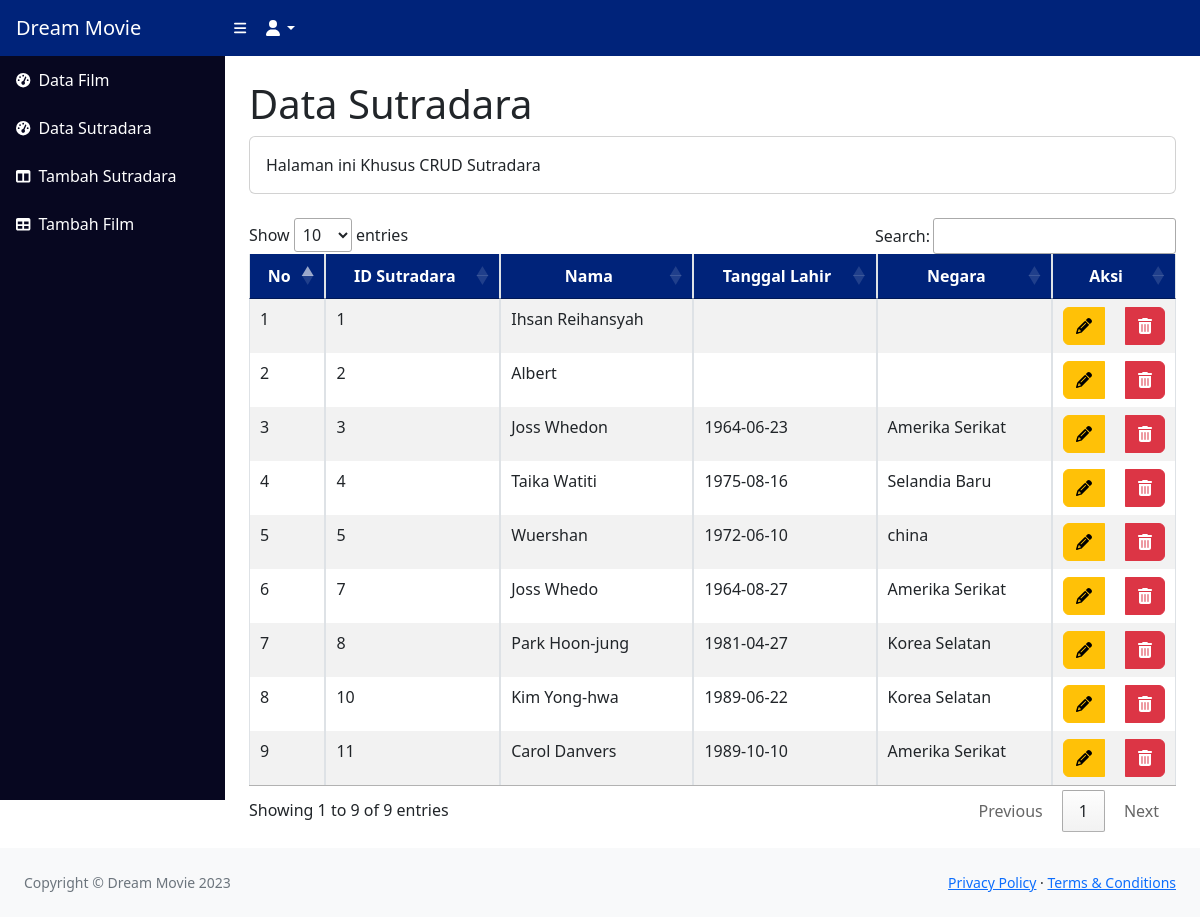
Before: /admin/data_sutradara.php with the older database file.
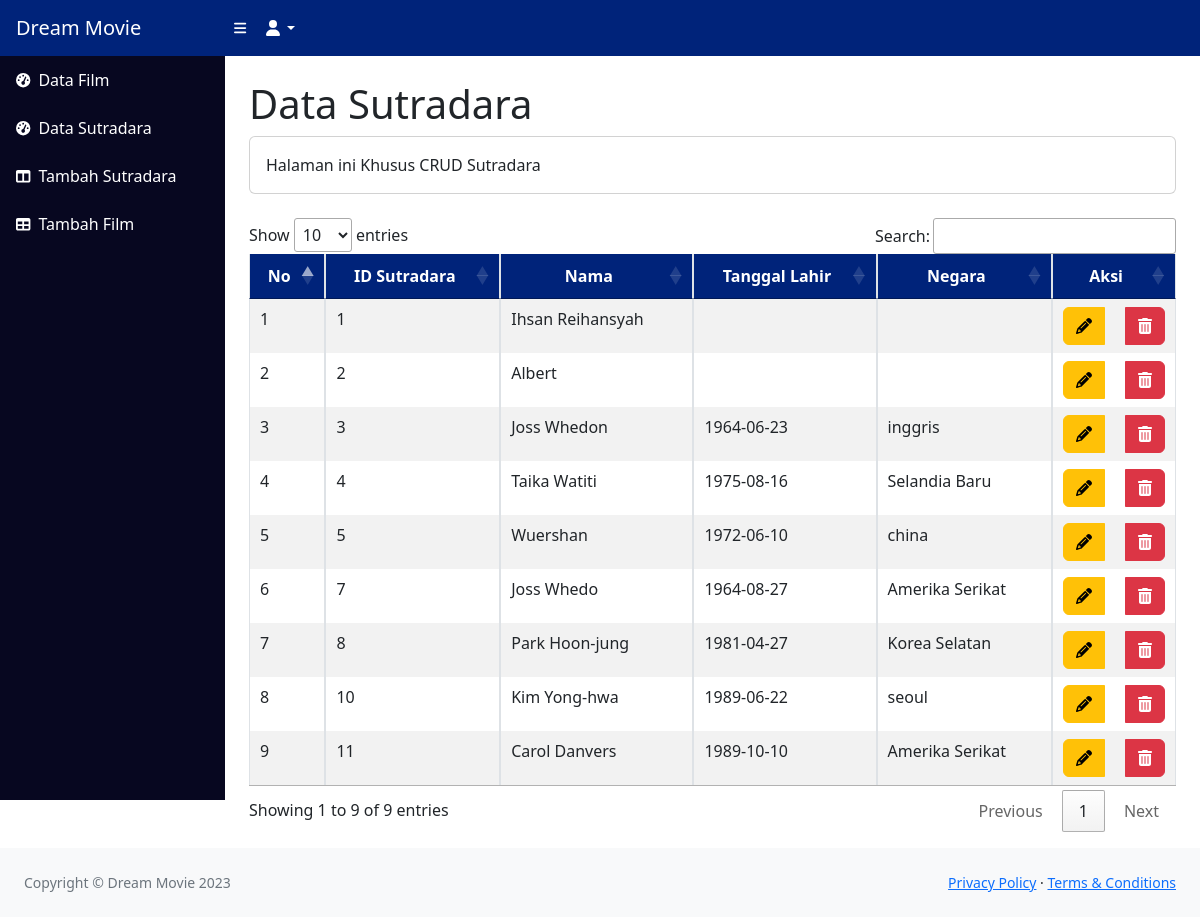
After: the same page with the newer database file.
### tables this page shows
CREATE TABLE `sutradara` (
  `id_sutradara` int(11) NOT NULL,
  `nama_sutradara` varchar(255) NOT NULL,
  `tanggal_lahir` date DEFAULT NULL,
  `negara` varchar(255) DEFAULT NULL
);

### admin/data_sutradara.php (the view, shortened to what the changed rows need)
<!DOCTYPE html>
<html lang="en">
<head>
    <link rel="stylesheet" href="https://cdn.datatables.net/1.13.4/css/jquery.dataTables.min.css">
    <link href="css/styles.css" rel="stylesheet" />
</head>
<body class="sb-nav-fixed">
    <?php
    include 'koneksi.php';
    $query = mysqli_query($conn, "SELECT * FROM sutradara;");
    ?>
    <div id="layoutSidenav">
        <div id="layoutSidenav_content">
            <main>
                <div class="container-fluid px-4">
                    <h1 class="mt-4">Data Sutradara</h1>
                    <table id="sutradara" class="table table-striped table-bordered">
                        <thead>
                            <tr>
                            <th style="background-color: #00237A; color: #ffffff; text-align: center;">No</th>
                            <th style="background-color: #00237A; color: #ffffff; text-align: center;">ID Sutradara</th>
                            <th style="background-color: #00237A; color: #ffffff; text-align: center;">Nama</th>
                            <th style="background-color: #00237A; color: #ffffff; text-align: center;">Tanggal Lahir</th>
                            <th style="background-color: #00237A; color: #ffffff; text-align: center;">Negara</th>
                            <th style="background-color: #00237A; color: #ffffff; text-align: center;">Aksi</th>
                            </tr>
                        </thead>
                        <tbody>
                            <?php if (mysqli_num_rows($query) > 0) { ?>
                                <?php
                                $no = 1;
                                while ($data = mysqli_fetch_array($query)) {
                                    ?>
                                    <tr>
                                        <td>
                                            <?php echo $no ?>
                                        </td>
                                        <td>
                                            <?php echo $data["id_sutradara"]; ?>
                                        </td>
                                        <td>
                                            <?php echo $data["nama_sutradara"]; ?>
                                        </td>
                                        <td>
                                            <?php echo $data["tanggal_lahir"]; ?>
                                        </td>
                                        <td>
                                            <?php echo $data["negara"]; ?>
                                        </td>
                                        <td><center>
                                        <div class="btn-group" role="group">
                                        <a href="edit_sutradara.php?id_sutradara=<?php echo $data["id_sutradara"] ?>" class="btn btn-warning btn-md">
                                                <i class="fas fa-pencil-alt"></i>
                                            </a> &nbsp;&nbsp;&nbsp;&nbsp;&nbsp;
                                                <a href="proses_hapus_sutradara.php?id_sutradara=<?php echo $data["id_sutradara"] ?>"
                                                    onclick="return confirm('Yakin Ingin Menghapus Data?')"
                                                    class="btn btn-danger btn-md"><i class="fas fa-trash-alt"></i></a>
                                            </center>
                                        </td>
                                    </tr>
                                    <?php $no++;
                                } ?>
                            <?php } ?>
                        </tbody>
                    </table>
                </div>
        </div>
    </div>
    </main><br><br><br>
</body>
</html>

Changed rows visible on the page:
changed sutradara "Joss Whedon": negara "Amerika Serikat" → "inggris"
changed sutradara "Kim Yong-hwa": negara "Korea Selatan" → "seoul"
